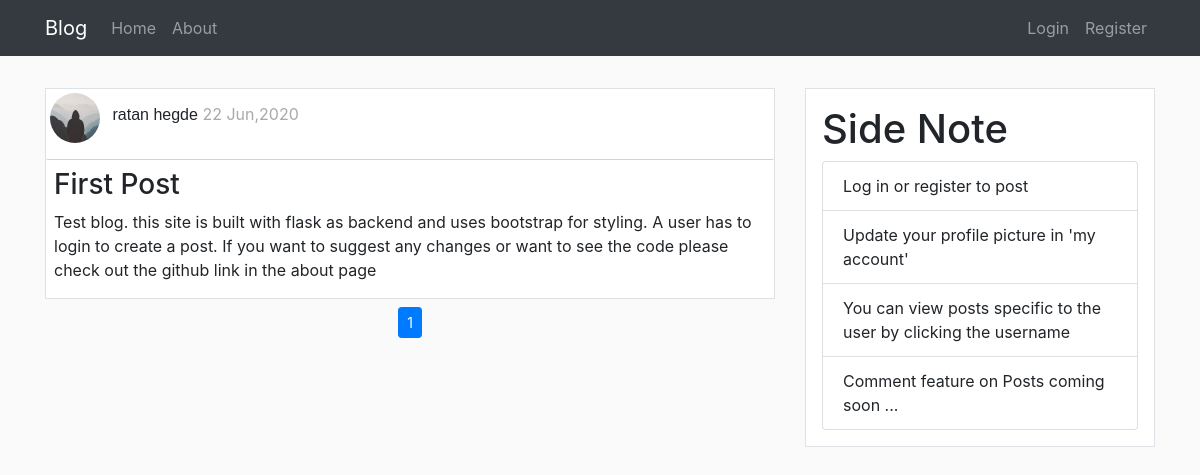
The page /home on the database its author committed.
### flaskBlog/models.py (models this page shows, shortened)
class Post(db.Model):
    id = db.Column(db.Integer , primary_key = True)
    title = db.Column(db.String(100), nullable=False)
    date_posted = db.Column(db.DateTime, nullable=False, default=datetime.utcnow)
    content = db.Column(db.Text, nullable=False)
    user_id = db.Column(db.Integer, db.ForeignKey('user.id'), nullable=False)

class User(db.Model, UserMixin):
    id = db.Column(db.Integer , primary_key = True)
    username = db.Column(db.String(20), unique=True , nullable=False)
    email = db.Column(db.String(120), unique=True , nullable=False)
    image_file = db.Column(db.String(20), nullable=False, default='default.jpg')
    password = db.Column(db.String(60), nullable=False)
    posts = db.relationship('Post', backref='author', lazy=True)

### flaskBlog/main/routes.py (the view)
@main.route("/")
@main.route("/home")
def home():
    page_no = request.args.get('page',1,type=int)
    posts= Post.query.order_by(Post.date_posted.desc()).paginate(page=page_no,per_page=5)
    return render_template('home.html', posts=posts)

### flaskBlog/templates/home.html
{% extends 'layout.html' %}
{% block content %}
    {% for post in posts.items %}
        <div class="article border">
            <div class="post-metadata">
                <img class="rounded-circle mt-1 ml-1" src="{{ url_for('static',filename='profile_pics/'+post.author.image_file) }}" alt="" id="post_img">
                <span class="Postauthor ml-2"><a href="{{ url_for('users.user_posts',username=post.author.username) }}">{{ post.author.username }}</a></span>
                <span class="Postdate mr-1"> {{ post.date_posted.strftime('%d %b,%Y') }}</span>
            </div>
            <h3 class="mt-2 ml-2 mr-2"><a href="{{ url_for('posts.post',post_id=post.id) }}">{{ post.title }}</a></h3>
            <p class="ml-2">{{ post.content }}</p>
        </div>
    {% endfor %}
    <nav aria-label="Page navigation example" class="mt-2 d-flex justify-content-center">
        <ul class="pagination pagination-sm">
          {% for page_num in posts.iter_pages(left_edge=1,right_edge=1,left_current=1,right_current=1) %}
            {% if page_num %}
                {% if page_num == posts.page %}
                    <li class="page-item active"><a class="page-link" href="{{ url_for('main.home',page=page_num )}}">{{ page_num }} <span class="sr-only">(current)</span> </a></li>
                {% else %}
                    <li class="page-item"><a class="page-link" href="{{ url_for('main.home',page=page_num )}}">{{ page_num }}</a></li>
                {% endif %}
            {% else %}
            <li class="page-item">...</li>
            {% endif %}
          {% endfor %}
        </ul>
      </nav>
{% endblock %}

### flaskBlog/static/main.css (style rules this page uses)
body { background: #fafafa; }
a { color: inherit; }
.article { margin-top: 2rem; background-color: #ffffff; }
.Postauthor { font-family: sans-serif; font-weight: 300; }
.Postdate { color: darkgray; }
.post-metadata { padding-bottom: 1rem; border-bottom: 1px solid lightgray; border-radius: 2px; border-width: 80%; }
#post_img { height: 50px; width: 50px; }

### rows shown on the page
Post: image_file (picture), author.username "ratan hegde", date_posted "22 Jun,2020", title "First Post", content "Test blog. this site is built with flask as backend and uses bootstrap for styling. A user has to login to create a post. If you want to suggest any changes or want to see the code please check out the github link in the about page"

### other values the page prints
{{ page_num }} "1"
